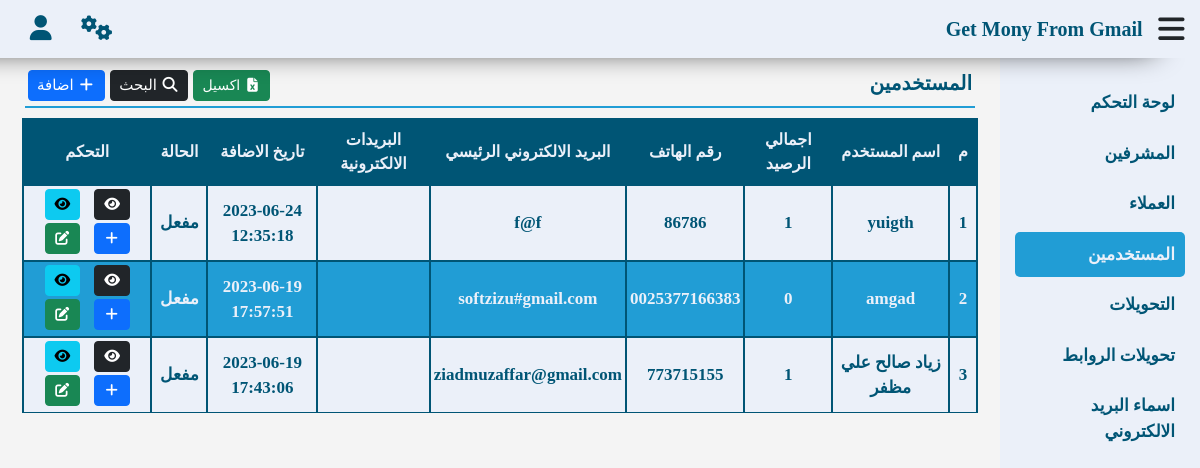
/gmr_test/users.php?Page=View (signed in), run on the app's committed database.
### tables this page shows
CREATE TABLE `users` (
  `id` int(11) NOT NULL,
  `username` text NOT NULL,
  `pass` text NOT NULL,
  `phone` text NOT NULL,
  `main_email` varchar(255) NOT NULL,
  `email` text NOT NULL,
  `us_date` timestamp NOT NULL DEFAULT current_timestamp(),
  `active` int(1) NOT NULL DEFAULT 1,
  `type` int(1) NOT NULL DEFAULT 2
);

### gmr_test/function.php (called while the page is built, shortened)
<?php
function getItem($table, $value, $where, $select) {
    global $con;
    $statment = $con->prepare("SELECT * FROM $table WHERE $where");
    $statment->execute(array($value));
    $fetch = $statment->fetch();
    return $fetch[$select];
}
function getData ($table, $where = '1 = 1', $value = null, $by = 'id', $order = 'DESC', $limit = null) {
    global $con;
    $statment = $con->prepare("SELECT * FROM $table WHERE $where ORDER BY $by $order $limit");
    $statment->execute($value);
    return $statment->fetchAll();
}
function getCount ($table, $where = '1 = 1', $value = null) {
    global $con;
    $statment = $con->prepare("SELECT * FROM $table WHERE $where");
    $statment->execute($value);
    return $statment->rowCount();
}
function printName($number) {
    if ($number == 1) {
        return words('Enabled');
    } else {
        return words('Disabled');
    }
}

### gmr_test/inc/page/users/view.php (the view, shortened to what this page needs)
<div class="content">
    <nav class="navbar navbar-expand-lg">
        <a class="navbar-brand">
            <span><?php echo words($pageTitle) ?></span>
        </a>
        <div class="collapse navbar-collapse" id="navbarSupportedContent">
            <ul class="navbar-nav <?php echo $navbar ?>-auto mb-2 mb-lg-0">
                <li class="nav-item">
                    <form action="excel.php?Page=Users" method="post">
                        <button type="submit" class="btn btn-success btn-sm" name="excel">
                        <i class="fa-sharp fa-solid fa-file-excel fa-fw"></i>
                        <span><?php echo words('Excel') ?></span>
                        </button>
                    </form>
                </li>
                <li class="nav-item">
                    <a class="nav-link btn btn-dark btn-sm" aria-current="page" href="#" id="search">
                        <i class="fa fa-search fa-fw"></i>
                        <span><?php echo words('Search') ?></span>
                    </a>
                </li>
                <li class="nav-item">
                    <a class="nav-link btn btn-primary btn-sm" aria-current="page" href="?Page=Add">
                        <i class="fa fa-plus fa-fw"></i>
                        <span><?php echo words('Add') ?></span>
                    </a>
                </li>
            </ul>
        </div>
    </nav>
    <div class="container">
        <div class="table-responsive">
            <table class="table">
                <thead>
                    <th scope="col"><?php echo words('#') ?></th>
                    <th scope="col"><?php echo words('User Name') ?></th>
                    <th scope="col"><?php echo words('Total Balance') ?></th>
                    <th scope="col"><?php echo words('Phone') ?></th>
                    <th scope="col"><?php echo words('Main Email') ?></th>
                    <th scope="col"><?php echo words('Emails') ?></th>
                    <th scope="col"><?php echo words('Add Date') ?></th>
                    <th scope="col"><?php echo words('State') ?></th>
                    <th scope="col"><?php echo words('Control') ?></th>
                </thead>
                <tbody>
                    <?php
                    $i = 1;
                    $where = '1 = ?';
                    $value = array(1);
                    foreach (getData('users', $where, $value) as $all) {
                    ?>
                    <tr>
                        <td><?php echo $i ?></td>
                        <td><?php echo $all['username'] ?></td>
                        <td>
                            <?php echo getCount('url_transactions','ut_state=1 and username=?',array($all['username']))?>
                        </td>
                        <td><?php echo $all['phone'] ?></td>
                        <td><?php echo $all['main_email'] ?></td>
                        <td><?php echo $all['email'] ?></td>
                        <td><?php echo $all['us_date'] ?></td>
                        <td><?php echo printName($all['active']) ?></td>
                        <td>
                            <a href="urltransactions.php?Page=View&User=<?php echo $all['id'] ?>" class="btn btn-dark btn-sm">
                                <i class="fa fa-eye fa-fw"></i>
                            </a>
                            <a href="transactions.php?Page=View&User=<?php echo $all['id'] ?>" class="btn btn-info btn-sm">
                                <i class="fa fa-eye fa-fw"></i>
                            </a>
                            <a href="transactions.php?Page=Add&User=<?php echo $all['id'] ?>" class="btn btn-primary btn-sm">
                                <i class="fa fa-add fa-fw"></i>
                            </a>
                            <a href="?Page=Edit&ID=<?php echo $all['id'] ?>" class="btn btn-success btn-sm">
                                <i class="fa fa-edit fa-fw"></i>
                            </a>
                        </td>
                    </tr>
                    <?php $i++; } ?>
                </tbody>
            </table>
        </div>
    </div>
</div>

### gmr_test/lay/css/style.css (style rules this page uses)
:root { --background: #ebf0f9; --primary: white; --secondry: #005575; --third: #219dd5; }
* { box-sizing: border-box; font-family: 'Cairo'; }
body { background-color: #f4f4f4; }
ul { list-style: none; }
a { text-decoration: none; }
P, ul, h1, h2, h3, h4, h5, h6 { margin: 0; padding: 0; }
.content { position: relative; top: 50px; width: calc(100% - 200px); transition: .3s; padding: 10px; }
.navbar { border-bottom: 2px solid var(--third); margin: 0 15px 10px; padding: 3px; }
.navbar .navbar-brand { color: var(--secondry); font-weight: bold; font-size: 20px; margin: 0; }
.navbar ul { margin: 5px 0; }
.navbar ul a,.navbar ul a:hover,.navbar ul a:focus { padding: 3px; color: white; font-size: 15px; }
table thead { background-color: var(--secondry); color: var(--background); }
table tbody tr { color: var(--secondry); font-size: 17px; }
table tbody tr td { padding: 3px !important; font-weight: bold; }
table tbody tr:nth-child(odd) { background-color: var(--background); color: var(--secondry); }
table tbody tr:nth-child(even) { background-color: var(--third); color: var(--background); }
table th, table td { border: 2px solid var(--secondry); vertical-align: middle; text-align: center; }
table td a { display: block; margin: 0 5px 3px; }

### gmr_test/lay/css/ar.css (style rules this page uses)
.content { right: 200px; }
.navbar ul li:not(:last-of-type) { margin-left: 5px; }

### data on the page
users: username "yuigth", username "1", phone "86786", main_email "f@f", us_date "2023-06-24 12:35:18", active "مفعل"
users: username "amgad", username "0", phone "0025377166383", main_email "softzizu#gmail.com", us_date "2023-06-19 17:57:51", active "مفعل"
users: username "زياد صالح علي مظفر", username "1", phone "773715155", main_email "ziadmuzaffar@gmail.com", us_date "2023-06-19 17:43:06", active "مفعل"

### other printed values
words('Dashboard') "لوحة التحكم"
words('Admins') "المشرفين"
words('Customers') "العملاء"
words('Users') "المستخدمين"
words('Transactions') "التحويلات"
words('Url Transactions') "تحويلات الروابط"
words('Email Names') "اسماء البريد الالكتروني"
words($pageTitle) "المستخدمين"
words('Excel') "اكسيل"
words('Search') "البحث"
words('Add') "اضافة"
words('#') "م"
words('User Name') "اسم المستخدم"
words('Total Balance') "اجمالي الرصيد"
words('Phone') "رقم الهاتف"
